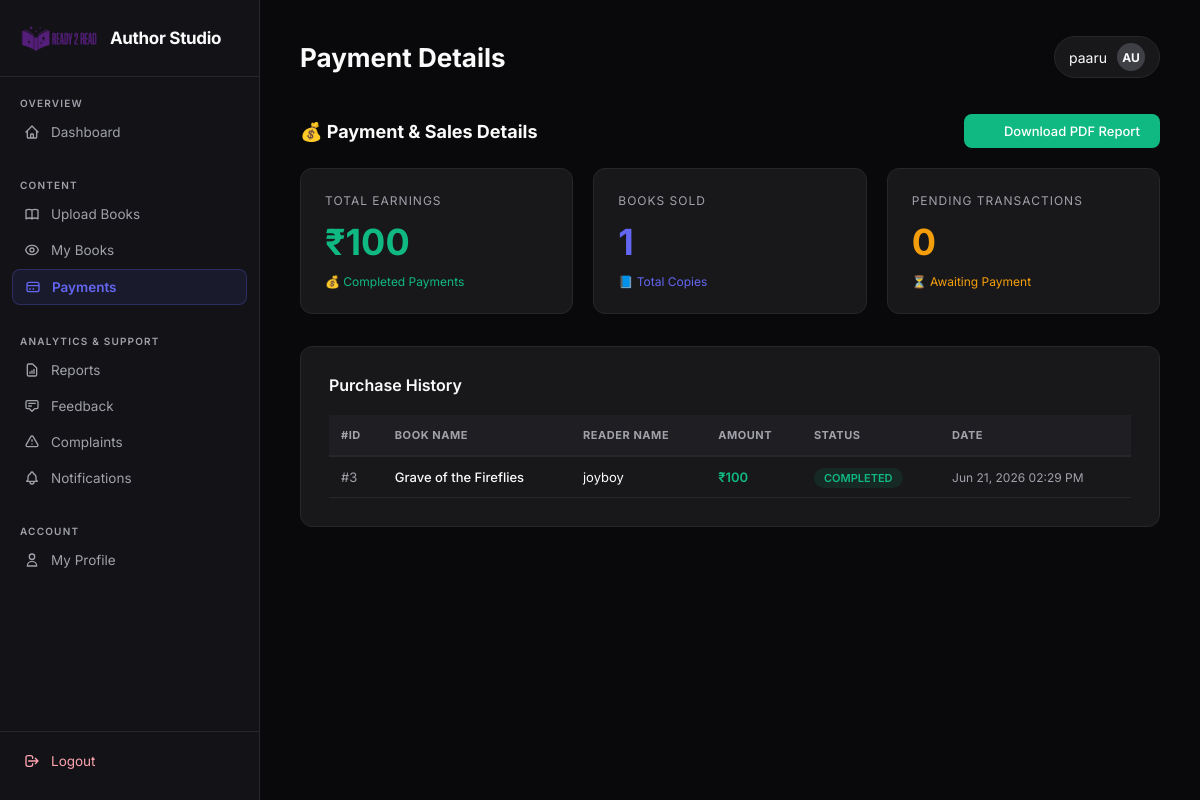
The page /author/paymentdetails.php (signed in) on the database its author committed.
### tables this page shows
CREATE TABLE IF NOT EXISTS `purchases` (
  `purchaseid` int NOT NULL AUTO_INCREMENT,
  `userId` int NOT NULL,
  `bid` int NOT NULL,
  `amount` int NOT NULL,
  `purchase_date` datetime NOT NULL,
  `payment_status` varchar(15) NOT NULL DEFAULT 'pending',
  `transaction_id` varchar(100) NOT NULL DEFAULT '',
  `status` int NOT NULL DEFAULT '1',
  PRIMARY KEY (`purchaseid`)
);

CREATE TABLE IF NOT EXISTS `books` (
  `bid` int NOT NULL AUTO_INCREMENT,
  `bname` varchar(50) NOT NULL,
  `AuthorName` varchar(20) NOT NULL,
  `description` text NOT NULL,
  `cid` int NOT NULL,
  `CoverImage` varchar(255) NOT NULL,
  `story` text NOT NULL,
  `is_paid` varchar(10) NOT NULL,
  `price` int NOT NULL,
  `AddedDate` date NOT NULL,
  `status` int NOT NULL DEFAULT '1',
  PRIMARY KEY (`bid`)
);

CREATE TABLE IF NOT EXISTS `readerregistration` (
  `userId` int NOT NULL AUTO_INCREMENT,
  `username` varchar(30) NOT NULL,
  `password` varchar(25) NOT NULL,
  `email` varchar(30) NOT NULL,
  `phone` char(10) NOT NULL,
  `status` int NOT NULL DEFAULT '1',
  PRIMARY KEY (`userId`)
);

### classes/DataAccess.class.php (called while the page is built, shortened)
<?php
class DataAccess
{
	private $_con,$_query,$_errors;
	public function __construct()
	{
		if(!$this->_con=mysqli_connect(DB_HOST,DB_USER,DB_PASSWORD,DB_NAME))
		{
			die("connection Error");
		}
	}
	public function query($query)
	{
		if(isset($query))
		{
			$query = trim($query);
			$words=explode(' ',$query);
			$this->_query=$query;
			$res=mysqli_query($this->_con,$this->_query);
			if($words[0]=='select' || $words[0]=='Select' || $words[0]=='SELECT')
			{
				if(mysqli_num_rows($res))
				{
					$dataArr=array();
					while($row=mysqli_fetch_assoc($res))
					{
						$dataArr[] = $row;
					}
					return $dataArr;
				}
				else
				{
					return false;
				}
			}
		}
	}
}
?>

### author/paymentdetails.php (the view, shortened to what this page needs)
<?php
$authorName = $_SESSION['authname'];
$dao = new DataAccess();
include("header.php");
$safeAuthorName = addslashes($authorName);
$stats = $dao->query("SELECT SUM(p.amount) as total_rev, COUNT(p.purchaseid) as total_sales
                      FROM purchases p
                      JOIN books b ON p.bid = b.bid
                      WHERE b.AuthorName = '$safeAuthorName' AND p.payment_status='completed'");
$totalRev = $stats[0]['total_rev'] ?? 0;
$totalSales = $stats[0]['total_sales'] ?? 0;
$pendingStats = $dao->query("SELECT COUNT(p.purchaseid) as pending_sales
                             FROM purchases p
                             JOIN books b ON p.bid = b.bid
                             WHERE b.AuthorName = '$safeAuthorName' AND p.payment_status='pending'");
$pendingSales = $pendingStats[0]['pending_sales'] ?? 0;
?>
<div style="display:flex; justify-content:space-between; align-items:center; margin-bottom:20px;">
    <h2 style="margin:0; font-size:18px;">💰 Payment & Sales Details</h2>
    <button type="button" onclick="exportReportToPDF('author-payments-content', 'Author_Payment_Details', 'Author Payment & Earnings Report')" class="btn no-print" style="padding:9px 20px; font-size:13px; gap:6px; background:#10b981; color:#ffffff; border:none; cursor:pointer; display:flex; align-items:center;">
        <i data-lucide="download-cloud" style="width:14px;height:14px;"></i> Download PDF Report
    </button>
</div>
<div id="author-payments-content">
<div style="display:grid;grid-template-columns:repeat(3,1fr);gap:20px;margin-bottom:32px;">
    <div style="background:var(--card);border:1px solid var(--border);border-radius:12px;padding:24px;">
        <div style="font-size:12px;color:var(--text-muted);text-transform:uppercase;letter-spacing:1px;margin-bottom:12px;">Total Earnings</div>
        <div style="font-size:36px;font-weight:700;color:#10b981;">₹<?= number_format($totalRev) ?></div>
        <div style="margin-top:10px;font-size:12px;color:#10b981;">💰 Completed Payments</div>
    </div>
    <div style="background:var(--card);border:1px solid var(--border);border-radius:12px;padding:24px;">
        <div style="font-size:12px;color:var(--text-muted);text-transform:uppercase;letter-spacing:1px;margin-bottom:12px;">Books Sold</div>
        <div style="font-size:36px;font-weight:700;color:var(--accent);"><?= $totalSales ?></div>
        <div style="margin-top:10px;font-size:12px;color:var(--accent);">📘 Total Copies</div>
    </div>
    <div style="background:var(--card);border:1px solid var(--border);border-radius:12px;padding:24px;">
        <div style="font-size:12px;color:var(--text-muted);text-transform:uppercase;letter-spacing:1px;margin-bottom:12px;">Pending Transactions</div>
        <div style="font-size:36px;font-weight:700;color:#f59e0b;"><?= $pendingSales ?></div>
        <div style="margin-top:10px;font-size:12px;color:#f59e0b;">⏳ Awaiting Payment</div>
    </div>
</div>
<div class="glass-card">
    <h2 style="font-size:16px;font-weight:600;margin-bottom:20px;">Purchase History</h2>
    <div class="table-wrap">
        <table>
            <thead>
                <tr>
                    <th>#ID</th>
                    <th>Book Name</th>
                    <th>Reader Name</th>
                    <th>Amount</th>
                    <th>Status</th>
                    <th>Date</th>
                </tr>
            </thead>
            <tbody>
            <?php
            $purchases = $dao->query("SELECT p.purchaseid, b.bname, r.username, p.amount, p.payment_status, p.purchase_date
                                      FROM purchases p
                                      JOIN books b ON p.bid = b.bid
                                      JOIN readerregistration r ON p.userId = r.userId
                                      WHERE b.AuthorName = '$safeAuthorName'
                                      ORDER BY p.purchase_date DESC");
            if (!empty($purchases)):
                foreach ($purchases as $p):
            ?>
            <tr>
                <td style="color:var(--text-muted);">#<?= $p['purchaseid'] ?></td>
                <td style="font-weight:500;"><?= htmlspecialchars($p['bname']) ?></td>
                <td><?= htmlspecialchars($p['username']) ?></td>
                <td style="color:#10b981;font-weight:600;">₹<?= $p['amount'] ?></td>
                <td>
                    <?php if (strtolower($p['payment_status']) == 'completed'): ?>
                        <span class="badge badge-free">Completed</span>
                    <?php else: ?>
                        <span class="badge badge-paid">Pending</span>
                    <?php endif; ?>
                </td>
                <td style="color:var(--text-muted);font-size:12px;"><?= date('M d, Y h:i A', strtotime($p['purchase_date'])) ?></td>
            </tr>
            <?php endforeach; else: ?>
            <tr><td colspan="6" style="padding:30px;text-align:center;color:var(--text-muted);">No purchases made yet.</td></tr>
            <?php endif; ?>
            </tbody>
        </table>
    </div>
</div>
</div>
<?php include("footer.php"); ?>

### author/header.php (style rules this page uses)
:root { --bg: #09090b; --sidebar: #121217; --card: #18181b; --accent: #6366f1; --accent-glow: rgba(99, 102, 241, 0.4); --accent-soft: rgba(99, 102, 241, 0.1); --border: #27272a; --text-main: #fafafa; --text-muted: #a1a1aa; --input-bg: #09090b; }
* { margin:0; padding:0; box-sizing:border-box; font-family:'Inter',sans-serif; }
body { background-color: var(--bg); color: var(--text-main); min-height: 100vh; display: flex; }
.btn { display:inline-flex; align-items:center; justify-content:center; padding:11px 22px; background:var(--accent); border:none; color:white; border-radius:8px; cursor:pointer; font-size:14px; font-weight:500; transition:all 0.2s; text-decoration:none; }
.glass-card { background:var(--card); border:1px solid var(--border); padding:28px; border-radius:12px; margin-bottom:28px; }
table { width:100%; border-collapse:collapse; font-size:13px; color:var(--text-main); }
th { background:#1f1f23; color:var(--text-muted); padding:13px 12px; text-align:left; font-size:11px; text-transform:uppercase; letter-spacing:0.05em; border-bottom:2px solid var(--border); white-space:nowrap; }
td { padding:12px; border-bottom:1px solid var(--border); vertical-align:middle; }
.badge { padding:3px 10px; border-radius:20px; font-size:11px; font-weight:600; text-transform:uppercase; }
.badge-free { background:rgba(16,185,129,0.1); color:#10b981; }

### rows shown on the page
purchases: purchaseid "3", bid.bname "Grave of the Fireflies", userId.username "joyboy", amount "100", payment_status "COMPLETED", purchase_date "Jun 21, 2026 02:29 PM"

### other values the page prints
$titles[$currentPage] "Payment Details"
$_SESSION['authname'] "paaru"
$totalRev "100"
$totalSales "1"
$pendingSales "0"
